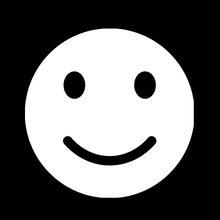
%> input picture lab5/img.png, 220 x 220 px, shrunk from 1117 x 1117 before the run
$ octave heat_time.m   (GNU Octave 9; MATLAB toolbox functions it lacks are replaced by stand-ins)
%> lines starting %> are read from the running program, lines starting %| are printed output that depends on the picture; in (x1, y1, x2, y2) boxes, pixels count from 0 and x2, y2 are one past the last pixel; in counts of white or black regions, pixels touching at a corner belong together; the program's own positions count from 1

% Input data
knot = simple_knot(32, 2);     % knot vector (16,2)
%[ 16 intervals and quadratic B-splines]
dt = 0.0001;                    % time step size
theta = 0;                  % scheme parameter (0 - explicit Euler, 1 - implicit Euler, 1/2 - Crank-Nicolson)
K = 100;                       % number of time steps

% Problem formulation
%f = @(t, x) 1;
%init_state = @(x) 0;
f = @(t, x) 0;
%init_state = @(x) init_state_ball(x);

bitmap = flip(im2gray (imread("img.png")));
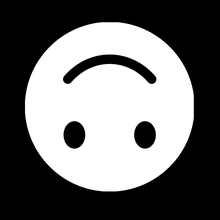
%> bitmap: size 220x220 uint8; min 0, max 255, mean 109
[h, w] = size(bitmap);
%> h = 220; w = 220
bitmap =0.7*double(bitmap / 255.0);
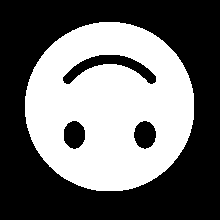
%> bitmap: size 220x220 double; values 0 (black) and 0.7 (white), 42.8% white; 1 white region, box (x1, y1, x2, y2) and area: (25, 22, 194, 191) 20695
init_state = @(x) bitmap(max(1,floor(x(1) * h)), max(1, floor(x(2) * w)));

% Setup
p = degree_from_knot(knot);
k = p + 1;

%vector of coordinates of points spread uniformly between [0,1]
points = linspace(0, 1, max(knot) + 1);

%here we generate B-splines along x and y using knots and points
bx = basis1d(p, points, knot);
by = basis1d(p, points, knot);

%we check how many splines we have along x and y
nx = number_of_dofs(bx);
ny = number_of_dofs(by);
%we have n 2D splines
n = nx * ny;

M = sparse(n, n);
F = zeros(n, 1);

idx = @(dof) linear_index(dof, bx, by);

% Assemble the matrix
%> the run ends on the next line
for e = elements(bx, by)
% [73 lines not run here, left out]
function c = cartesian(varargin)
  n = nargin;

  [F{1:n}] = ndgrid(varargin{:});
  for i = n:-1:1
    c(i,:) = F{i}(:);
  end
end

% Create a row vector of size n filled with val
function r = row_of(val, n)
  r = val * ones(1, n);
end


% Index conventions
%------------------
%
% DoFs             - zero-based
% Elements         - zero-based
% Knot elements    - zero-based
% Linear indices   - one-based


% Create an one-dimensional basis object from specified data.
% Performs some simple input validation.
%
% For a standard, clamped B-spline basis first and last elements of the knot vector
% should be repeated (p+1) times.
%
% p       - polynomial order
% points  - increasing sequence of values defining the mesh
% knot    - knot vector containing integer indices of mesh points (starting from 0)
%
% returns - structure describing the basis
function b = basis1d(p, points, knot)
  b.p = p;
  b.points = points;
  b.knot = knot;
end

% Number of basis functions (DoFs) in the 1D basis
function n = number_of_dofs(b)
  n = length(b.knot) - b.p - 1;
end

% Number of elements the domain is subdivided into
function n = number_of_elements(b)
  n = length(b.points) - 1;
end

% Domain point corresponding to i-th element of the knot vector
function x = knot_point(b, i)
  x = b.points(b.knot(i) + 1);
end

% Row vector containing indices of all the DoFs
% [4 lines left out: function dofs1d, not called in this run]

% Enumerate degrees of freedom in a tensor product of 1D bases
%
% b1, b2, ...  - sequence of n 1D bases
%
% returns - array of indices (n-columns) of basis functions
% [8 lines left out: function dofs, not called in this run]

% Row vector containing indices of all the elements
function idx = elements1d(b)
  n = number_of_elements(b);
  idx = 0 : n-1;
end

% Enumerate element indices for a tensor product of 1D bases
%
% b1, b2, ...  - sequence of n 1D bases
%
% returns - array of indices (n-columns) of element indices
function idx = elements(varargin)
  if (nargin == 1)
    idx = elements1d(varargin{:});
  else
    ranges = cellfun(@(b) elements1d(b), varargin, 'UniformOutput', false);
    idx = cartesian(ranges{:});
  end
end

% Index of the first DoF that is non-zero over the specified element
% [5 lines left out: function first_dof_on_element, not called in this run]

% Row vector containing indices of DoFs that are non-zero over the specified element
%
% e - element index (scalar)
% b - 1D basis
% [4 lines left out: function dofs_on_element1d, not called in this run]

% Row vector containing indices (columns) of DoFs that are non-zero over the specified element
%
% e      - element index (pair)
% bx, by - 1D bases
% [5 lines left out: function dofs_on_element2d, not called in this run]

% Compute 1-based, linear index of tensor product DoF.
% Column-major order - first index component changes fastest.
%
% dof           - n-tuple index
% b1, b2,, ...  - sequence of n 1D bases
%
% returns - linearized scalar index
% [11 lines left out: function linear_index, not called in this run]

% Assuming clamped B-spline basis, compute the polynomial order based on the knot
function p = degree_from_knot(knot)
  p = find(knot > 0, 1) - 2;
end

% Create a knot without interior repeated nodes
%
% elems - number of elements to subdivide domain into
% p     - polynomial degree
function knot = simple_knot(elems, p)
  pad = ones(1, p);
  knot = [0 * pad, 0:elems, elems * pad];
end


% Spline evaluation functions are based on:
%
%    The NURBS Book, L. Piegl, W. Tiller, Springer 1995


% Find index i such that x lies between points corresponding to knot(i) and knot(i+1)
% [20 lines left out: function find_span, not called in this run]

% Compute values at point x of (p+1) basis functions that are nonzero over the element
% corresponding to specified span.
%
% span  - span containing x, as computed by function find_span
% x     - point of evaluation
% b     - basis
%
% returns - vector of size (p+1)
% [20 lines left out: function evaluate_bspline_basis, not called in this run]

% Compute values and derivatives of order up to der at point x of (p+1) basis functions
% that are nonzero over the element corresponding to specified span.
%
% span  - span containing x, as computed by function find_span
% x     - point of evaluation
% b     - basis
%
% returns - array of size (p+1) x (der + 1) containing values and derivatives
% [68 lines left out: function evaluate_bspline_basis_ders, not called in this run]

% Evaluate combination of 2D B-splines at point x
% [17 lines left out: function evaluate2d, not called in this run]

% Compute value and gradient of combination of 1D B-splines at point x
% [21 lines left out: function evaluate_with_grad2d, not called in this run]

% Returns a structure containing information about 1D basis functions that can be non-zero at x,
% with the following fields:
%   offset - difference between global DoF numbers and indices into vals array
%   vals   - array of size (p+1) x (der + 1) containing values and derivatives of basis functions at x
% [6 lines left out: function eval_local_basis, not called in this run]

% Compute value and derivative of specified 1D basis function, given data computed
% by function eval_local_basis
% [4 lines left out: function eval_dof1d, not called in this run]

% Compute value and gradient of specified 2D basis function, given data computed
% by function eval_local_basis
% [6 lines left out: function eval_dof2d, not called in this run]

% Creates a wrapper function that takes 2D basis function index as argument and returns
% its value and gradient
% [5 lines left out: function basis_evaluator2d, not called in this run]


% Value of 1D element mapping jacobian (size of the element)
function a = jacobian1d(e, b)
  a = b.points(e + 2) - b.points(e + 1);
end

% Value of 2D element mapping jacobian (size of the element)
function a = jacobian2d(e, bx, by)
  a = jacobian1d(e(1), bx) * jacobian1d(e(2), by);
end
